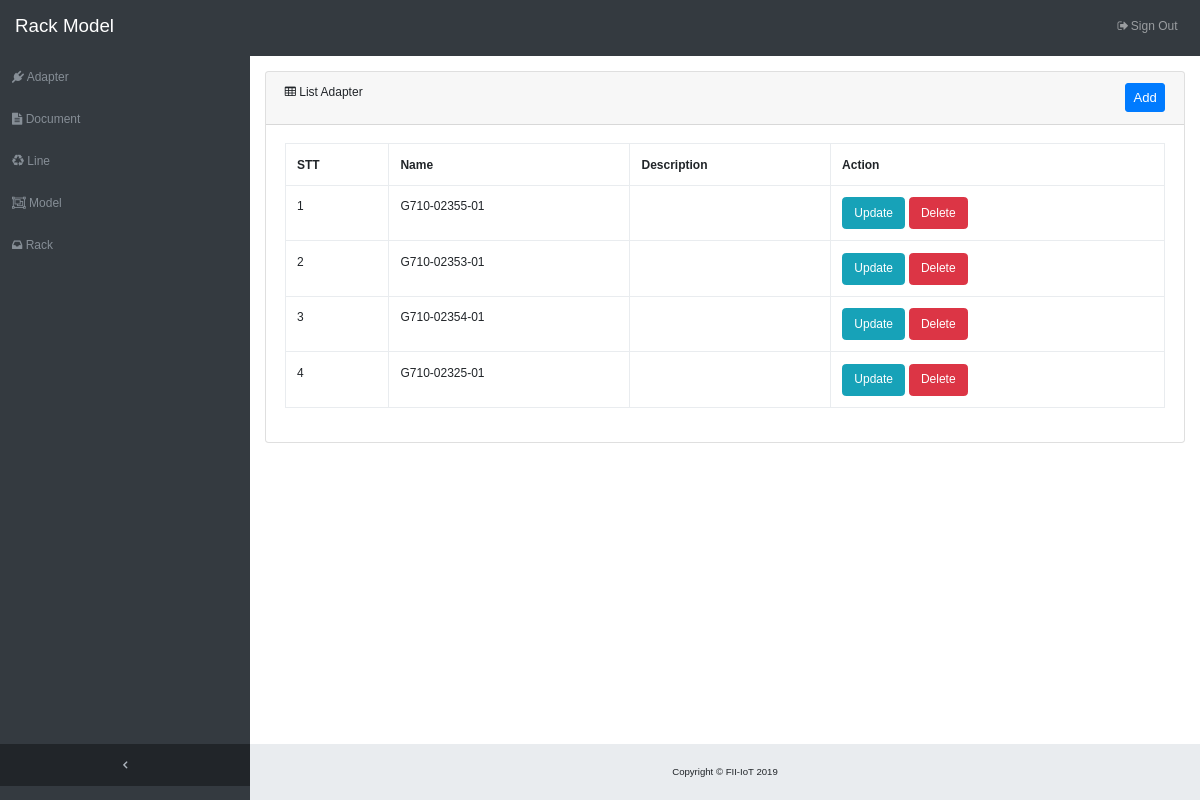
The app's page / (signed in) with its own data.
### tables this page shows
CREATE TABLE `adapters` (
  `id` int(11) NOT NULL,
  `name` text NOT NULL,
  `description` text NOT NULL
);

### views/View.php (called while the page is built, shortened)
<?php
	class View{
		public function showListAdapter($data){
			require_once('template/list-adapter.php');
		}
	}
?>

### controllers/Controller.php (called while the page is built, shortened)
<?php include_once("models/Model.php"); ?>
<?php include_once("views/View.php"); ?>
<?php
	class Controller{
		private $model = null;
		private $view = null;
		function __construct($foo = null){
			$this->model = new Model();
			$this->view = new View();
		}
		public function showListAdapter(){
			$this->data = $this->model->getListAdapter();
			$this->view->showListAdapter($this->data);
		}
	}
?>

### index.php (called while the page is built, shortened)
<?php include_once("controllers/Controller.php"); ?>
<?php
	$controller = new Controller();
	$isLogged = false;
	if(isset($_SESSION['logged'])){
		$isLogged = $_SESSION['logged'];
	}
	$task = "frmLogin";
	if($isLogged){
		$task = "showListAdapter";
	}
	$controller->$task();
	return;
?>

### models/Model.php (called while the page is built, shortened)
<?php
	class Model{
		private $con = null;
		function __construct(){
			$this->con = mysqli_connect(HOST, USER, PASS, NAME_DB);
			mysqli_set_charset($this->con, "utf8");
		}
		public function getListAdapter(){
			$query = "SELECT `id`, `name`, `description` FROM `adapters` ORDER BY `id` DESC";
			$data = $this->con->query($query);
			$numRows = $data->num_rows;
			$result = array();
			if($numRows > 0){
				while($row = $data->fetch_assoc()){
					$result[] = $row;
				}
			}
			return $result;
		}
	}
?>

### template/list-adapter.php (the view)
<?php include_once("template/header.php"); ?>
      <div class="row">
        <div class="col-12">
        <div class="card mb-3">
          <div class="card-header">
            <i class="fa fa-table"></i> List Adapter <a href="?task=frmInsertAdapter" class="float-right"><button class="btn btn-primary btn-sm">Add</button></a>
          </div>
          <div class="card-body">
            <div class="table-responsive">
               <table class="table table-bordered" id="dataTable" width="100%" cellspacing="0">
      					<tr>
                  <th>STT</th>
                  <th>Name</th>
                  <th>Description</th>
                  <th>Action</th>
                </tr>
      					<?php $stt = 0; ?>
                <?php foreach ($data as $key => $value) : ?>
                  <tr>
                    <td><?php echo ++$stt; ?></td>
                    <td><?php echo $value['name']; ?></td>
                    <td><?php echo $value['description']; ?></td>
                    <td>
                      <a href="?task=frmUpdateAdapter&id=<?php echo $value['id']; ?>"><button type="button" class="btn btn-info font-size-12">Update</button></a>
                      <a href="?task=deleteAdapter&id=<?php echo $value['id']; ?>"><button type="button" class="btn btn-danger font-size-12">Delete</button></a>
                    </td>
                  </tr>
                <?php endforeach; ?>
              </table>
            </div>
          </div>
        </div>
      </div>
    </div>
<?php include_once("template/footer.php"); ?>

### template/css/sb-admin.css (style rules this page uses)
html { position: relative; min-height: 100%; }
body { overflow-x: hidden; }
body.sticky-footer { margin-bottom: 56px; }
body.fixed-nav { padding-top: 56px; }

### template/css/w3.css (style rules this page uses)
html { box-sizing:border-box }
*,*:before,*:after { box-sizing:inherit }
html { -ms-text-size-adjust:100%;-webkit-text-size-adjust:100% }
body { margin:0 }
a { background-color:transparent }
button,input,select,textarea,optgroup { font:inherit;margin:0 }
button,input { overflow:visible }
button,select { text-transform:none }
button,[type=button],[type=reset],[type=submit] { -webkit-appearance:button }
html,body { font-family:Verdana,sans-serif;font-size:15px;line-height:1.5 }
html { overflow-x:hidden }
a { color:inherit }

### template/style.css (style rules this page uses)
body { padding: 0px; margin: 0px; font-size: 12px !important; }
.font-size-12 { font-size: 12px !important; }

### records on screen
adapters: name "G710-02355-01"
adapters: name "G710-02353-01"
adapters: name "G710-02354-01"
adapters: name "G710-02325-01"
